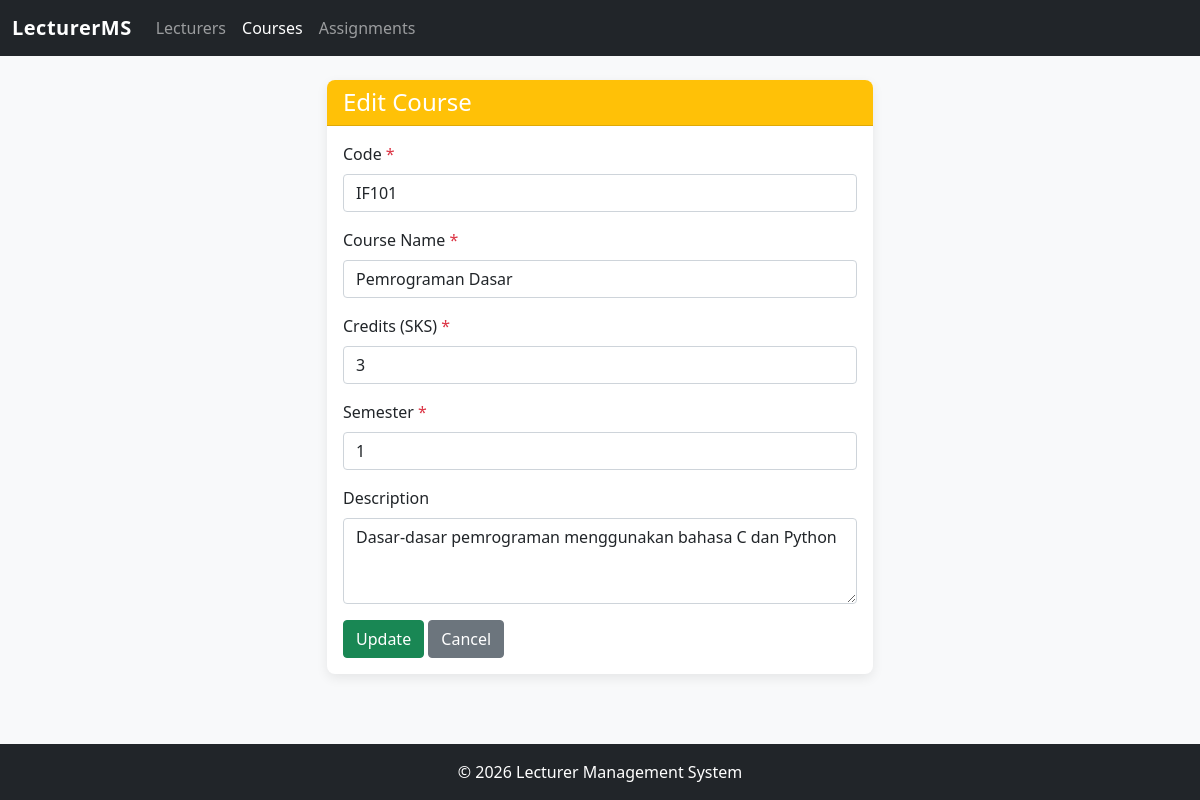
Page /Project/index.php?page=courses&action=edit&id=1 on the committed database.
### tables this page shows
CREATE TABLE courses (
    id INT AUTO_INCREMENT PRIMARY KEY,
    code VARCHAR(10) NOT NULL UNIQUE,
    name VARCHAR(100) NOT NULL,
    credits INT NOT NULL DEFAULT 2,
    semester INT NOT NULL,
    description TEXT
);

### Project/controllers/CourseController.php (called while the page is built, shortened)
<?php
require_once __DIR__ . '/../models/Course.php';
class CourseController {
    private $model;
    public function __construct() {
        $this->model = new Course();
    }
    public function edit() {
        $id = (int)($_GET['id'] ?? 0);
        $course = $this->model->getById($id);
        require __DIR__ . '/../views/courses/edit.php';
    }
}

### Project/config/database.php (called while the page is built, shortened)
<?php
class Database {
    private $host = "localhost";
    private $username = "root";
    private $password = "";
    private $dbname = "tp_mvc25";
    public function __construct() {
        try {
            $this->conn = new PDO(
                "mysql:host={$this->host};dbname={$this->dbname}",
                $this->username,
                $this->password
            );
        } catch (PDOException $e) {
            die("Koneksi gagal: " . $e->getMessage());
        }
    }
}

### Project/models/Course.php (called while the page is built, shortened)
<?php
require_once __DIR__ . '/../config/database.php';
class Course {
    private $db;
    public function __construct() {
        $this->db = (new Database())->conn;
    }
    public function getById($id) {
        $stmt = $this->db->prepare("SELECT * FROM courses WHERE id = ?");
        $stmt->execute([$id]);
        return $stmt->fetch();
    }
}

### Project/views/courses/edit.php (the view, shortened to what this page needs)
<?php require __DIR__ . '/../layouts/header.php'; ?>
<div class="row justify-content-center">
    <div class="col-lg-6">
        <div class="card">
            <div class="card-header bg-warning text-white">
                <h4 class="mb-0">Edit Course</h4>
            </div>
            <div class="card-body">
                <form method="POST">
                    <div class="mb-3">
                        <label class="form-label">Code <span class="text-danger">*</span></label>
                        <input type="text" name="code" class="form-control" required
                               value="<?= htmlspecialchars($course['code']) ?>">
                    </div>
                    <div class="mb-3">
                        <label class="form-label">Course Name <span class="text-danger">*</span></label>
                        <input type="text" name="name" class="form-control" required
                               value="<?= htmlspecialchars($course['name']) ?>">
                    </div>
                    <div class="mb-3">
                        <label class="form-label">Credits (SKS) <span class="text-danger">*</span></label>
                        <input type="number" name="credits" class="form-control" min="1" max="6" required
                               value="<?= $course['credits'] ?>">
                    </div>
                    <div class="mb-3">
                        <label class="form-label">Semester <span class="text-danger">*</span></label>
                        <input type="number" name="semester" class="form-control" min="1" max="8" required
                               value="<?= $course['semester'] ?>">
                    </div>
                    <div class="mb-3">
                        <label class="form-label">Description</label>
                        <textarea name="description" class="form-control" rows="3"><?= htmlspecialchars($course['description'] ?? '') ?></textarea>
                    </div>
                    <button type="submit" class="btn btn-success">Update</button>
                    <a href="index.php?page=courses" class="btn btn-secondary">Cancel</a>
                </form>
            </div>
        </div>
    </div>
</div>
<?php require __DIR__ . '/../layouts/footer.php'; ?>

### Project/public/css/style.css (style rules this page uses)
body { background-color: #f8f9fa; min-height: 100vh; display: flex; flex-direction: column; }
.card { border: none; box-shadow: 0 4px 12px rgba(0,0,0,0.08); border-radius: 8px; overflow: hidden; }

### rows in the picture
courses: code "IF101", name "Pemrograman Dasar", credits "3", semester "1", description "Dasar-dasar pemrograman menggunakan bahasa C dan Python"
